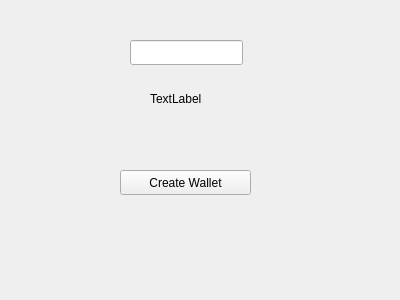
<?xml version="1.0" encoding="UTF-8"?>
<ui version="4.0">
 <class>StackedWidget</class>
 <widget class="QStackedWidget" name="StackedWidget">
  <property name="geometry">
   <rect>
    <x>0</x>
    <y>0</y>
    <width>400</width>
    <height>300</height>
   </rect>
  </property>
  <property name="windowTitle">
   <string>StackedWidget</string>
  </property>
  <widget class="QWidget" name="loginPage">
   <widget class="QLabel" name="statusLabel">
    <property name="geometry">
     <rect>
      <x>150</x>
      <y>90</y>
      <width>67</width>
      <height>17</height>
     </rect>
    </property>
    <property name="text">
     <string>TextLabel</string>
    </property>
   </widget>
   <widget class="QLineEdit" name="passwordEdit">
    <property name="geometry">
     <rect>
      <x>130</x>
      <y>40</y>
      <width>113</width>
      <height>25</height>
     </rect>
    </property>
   </widget>
   <widget class="QPushButton" name="pushButton">
    <property name="geometry">
     <rect>
      <x>120</x>
      <y>170</y>
      <width>131</width>
      <height>25</height>
     </rect>
    </property>
    <property name="text">
     <string>Create Wallet</string>
    </property>
   </widget>
  </widget>
  <widget class="QWidget" name="mainPage"/>
 </widget>
 <resources/>
 <connections>
  <connection>
   <sender>pushButton</sender>
   <signal>clicked()</signal>
   <receiver>StackedWidget</receiver>
   <slot>initWallet()</slot>
   <hints>
    <hint type="sourcelabel">
     <x>185</x>
     <y>182</y>
    </hint>
    <hint type="destinationlabel">
     <x>199</x>
     <y>149</y>
    </hint>
   </hints>
  </connection>
 </connections>
 <slots>
  <slot>initWallet()</slot>
 </slots>
</ui>
